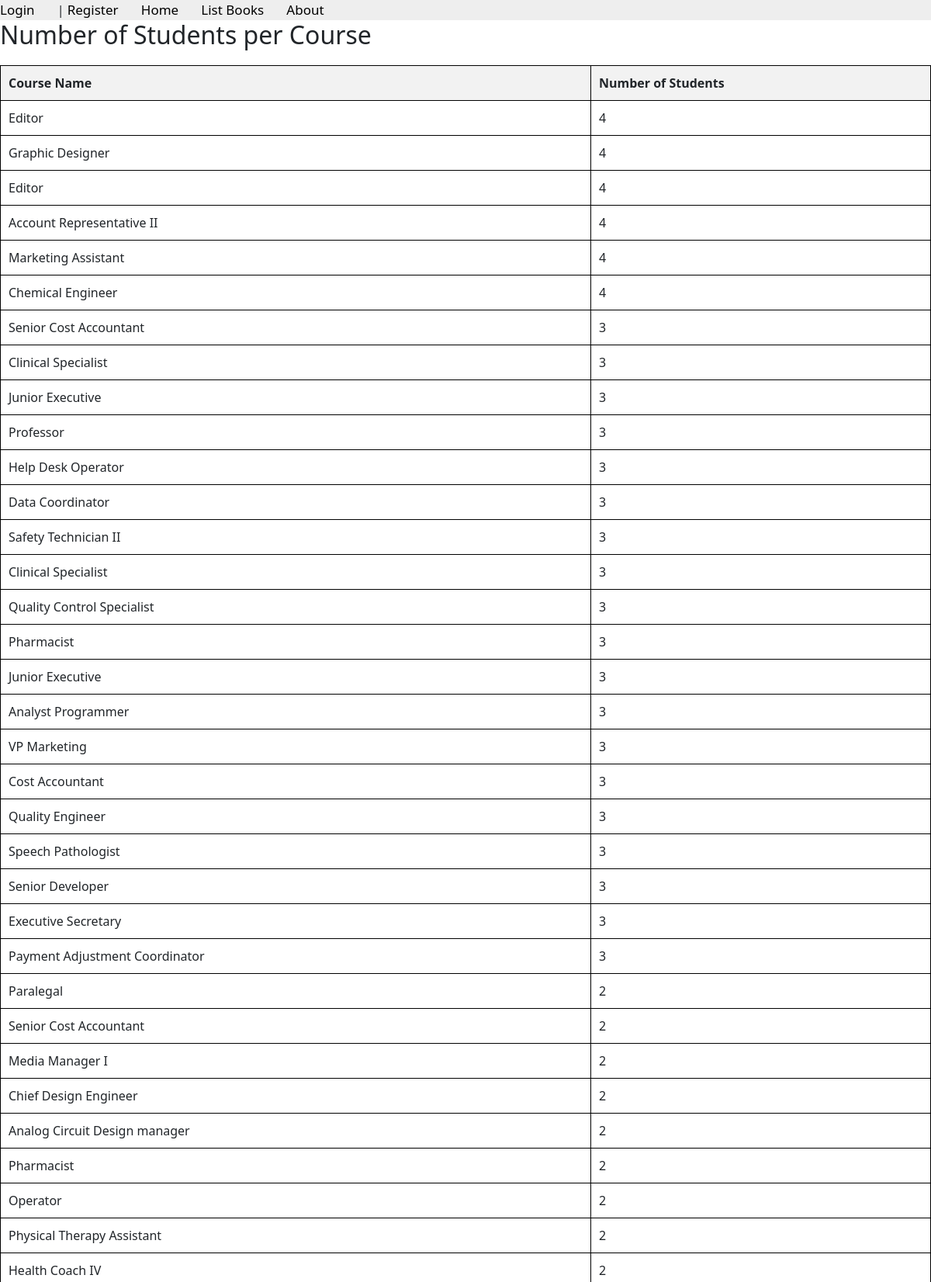
The page /books/lab9/task2 (upper part) on the database its author committed.
### apps/bookmodule/models.py (models this page shows)
class Course(models.Model):
    title = models.CharField(max_length = 100, null=True, blank=True)
    code = models.IntegerField(default=0000)

### apps/bookmodule/views.py (the view)
# urls.py: path('lab9/task2', views.lab9_task2 , name='lab9_task2'),
def lab9_task2(request):
    name_of_Course = Course.objects.annotate(student_count=Count('student3')) .order_by('-student_count')
    return render(request, 'bookmodule/course.html', {'name_of_Course': name_of_Course})

### apps/templates/bookmodule/course.html (shortened to what this page needs)
{% extends "layouts/base.html" %}
{% load static %}
{% block content %}
<h2>Number of Students per Course</h2>
<table>
    <tr>
        <th>Course Name</th>
        <th>Number of Students</th>
    </tr>
    {% for course in name_of_Course %}
        <tr>
            <td>{{ course.title }}</td>
            <td>{{ course.student_count }}</td>
        </tr>
    {% endfor %}
</table>
{% endblock content %}

### apps/templates/bookmodule/course.html (style rules this page uses)
table { width: 100%; border-collapse: collapse; margin-top: 20px; }
th, td { border: 1px solid black; padding: 10px; text-align: left; }
th { background-color: #f2f2f2; }

### rows shown on the page
Course: title "Editor", student_count "4"
Course: title "Graphic Designer", student_count "4"
Course: title "Editor", student_count "4"
Course: title "Account Representative II", student_count "4"
Course: title "Marketing Assistant", student_count "4"
Course: title "Chemical Engineer", student_count "4"
Course: title "Senior Cost Accountant", student_count "3"
Course: title "Clinical Specialist", student_count "3"
Course: title "Junior Executive", student_count "3"
Course: title "Professor", student_count "3"
Course: title "Help Desk Operator", student_count "3"
Course: title "Data Coordinator", student_count "3"
Course: title "Safety Technician II", student_count "3"
Course: title "Clinical Specialist", student_count "3"
Course: title "Quality Control Specialist", student_count "3"
Course: title "Pharmacist", student_count "3"
Course: title "Junior Executive", student_count "3"
Course: title "Analyst Programmer", student_count "3"
Course: title "VP Marketing", student_count "3"
Course: title "Cost Accountant", student_count "3"
Course: title "Quality Engineer", student_count "3"
Course: title "Speech Pathologist", student_count "3"
Course: title "Senior Developer", student_count "3"
Course: title "Executive Secretary", student_count "3"
Course: title "Payment Adjustment Coordinator", student_count "3"
Course: title "Paralegal", student_count "2"
Course: title "Senior Cost Accountant", student_count "2"
Course: title "Media Manager I", student_count "2"
Course: title "Chief Design Engineer", student_count "2"
Course: title "Analog Circuit Design manager", student_count "2"
Course: title "Pharmacist", student_count "2"
Course: title "Operator", student_count "2"
Course: title "Physical Therapy Assistant", student_count "2"
Course: title "Health Coach IV", student_count "2"
